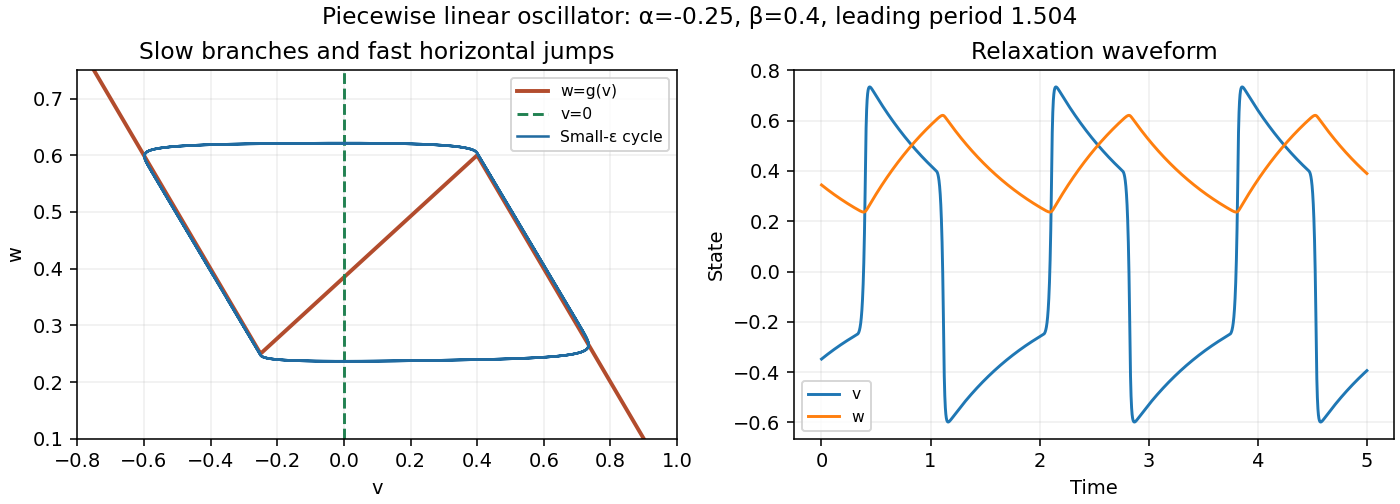

Reproduce this figure in Python.
"""Original physiological-model figures; writes PNGs to output CWD.
Tested Python3.14.4, numpy2.3.5, matplotlib3.10.7; repository pyproject.toml.
"""
import numpy as np
import matplotlib
matplotlib.use('Agg')
import matplotlib.pyplot as plt
plt.rcParams.update({'figure.facecolor':'white','axes.facecolor':'white','font.size':10})
def rk4(fun,y0,end,dt):
 t=np.arange(0,end+dt/2,dt);out=np.empty((len(t),len(y0)));out[0]=y0
 for i in range(len(t)-1):
  y=out[i];k1=fun(y);k2=fun(y+dt*k1/2);k3=fun(y+dt*k2/2);k4=fun(y+dt*k3);out[i+1]=y+dt*(k1+2*k2+2*k3+k4)/6
 return t,out
alpha=-.25;beta=.4;eps=.01
def piece(v):return -v if v<=alpha else (1-v if v>=beta else ((1-beta+alpha)*v-alpha)/(beta-alpha))
fun=lambda y:np.array([(piece(y[0])-y[1])/eps,y[0]])
t,o=rk4(fun,[.7,.3],25,.0005);vv=np.linspace(-.9,1.1,700)
fig,axes=plt.subplots(1,2,figsize=(10,3.6),layout='constrained')
axes[0].plot(vv,[piece(x) for x in vv],color='#b24c2d',lw=2,label='w=g(v)');axes[0].axvline(0,color='#218151',ls='--',label='v=0');last=o[t>20];axes[0].plot(last[:,0],last[:,1],color='#216ba0',lw=1.3,label='Small-ε cycle');axes[0].set(xlabel='v',ylabel='w',xlim=(-.8,1),ylim=(.1,.75),title='Slow branches and fast horizontal jumps');axes[0].legend(fontsize=8)
mask=t>20;axes[1].plot(t[mask]-20,o[mask,0],label='v');axes[1].plot(t[mask]-20,o[mask,1],label='w');axes[1].set(xlabel='Time',ylabel='State',title='Relaxation waveform');axes[1].legend(fontsize=8)
for ax in axes:ax.grid(alpha=.2)
T=np.log((1+alpha)/beta)+np.log((1-beta)/(-alpha));fig.suptitle(f'Piecewise linear oscillator: α={alpha:g}, β={beta:g}, leading period {T:.3f}',fontsize=12);fig.savefig('2011-piecewise-relaxation.png',dpi=140,facecolor='white');plt.close(fig)
